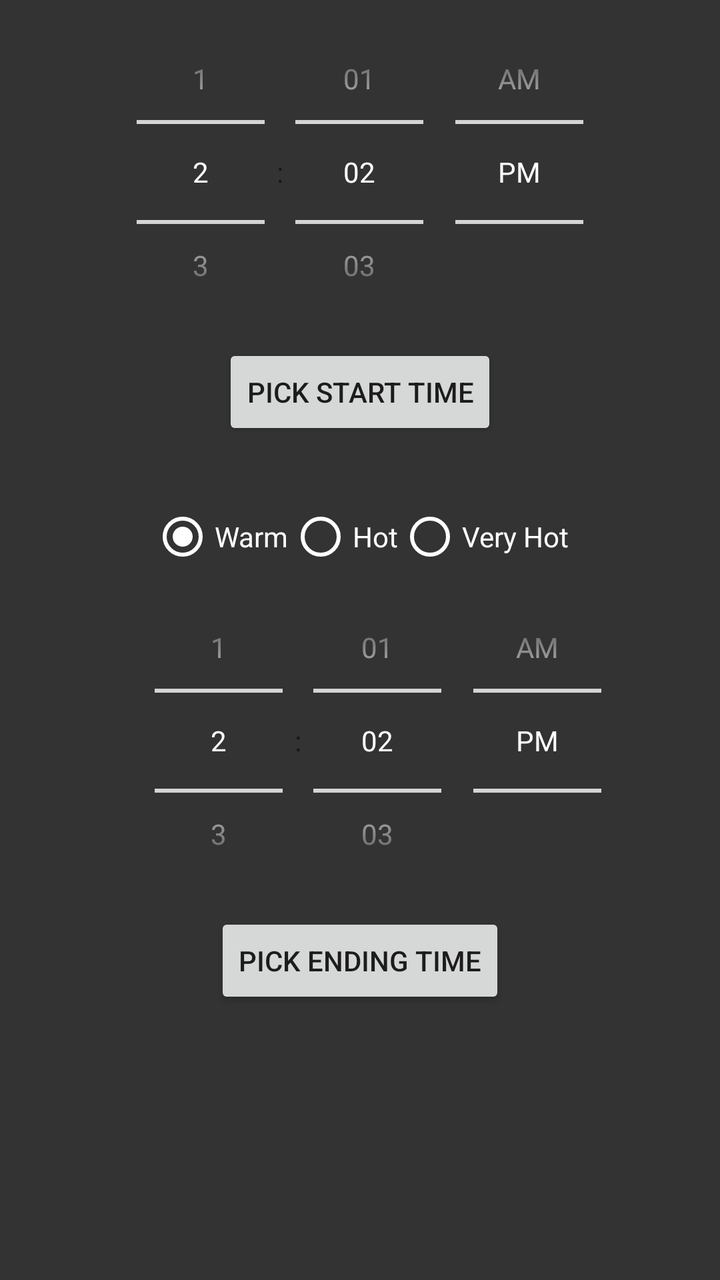
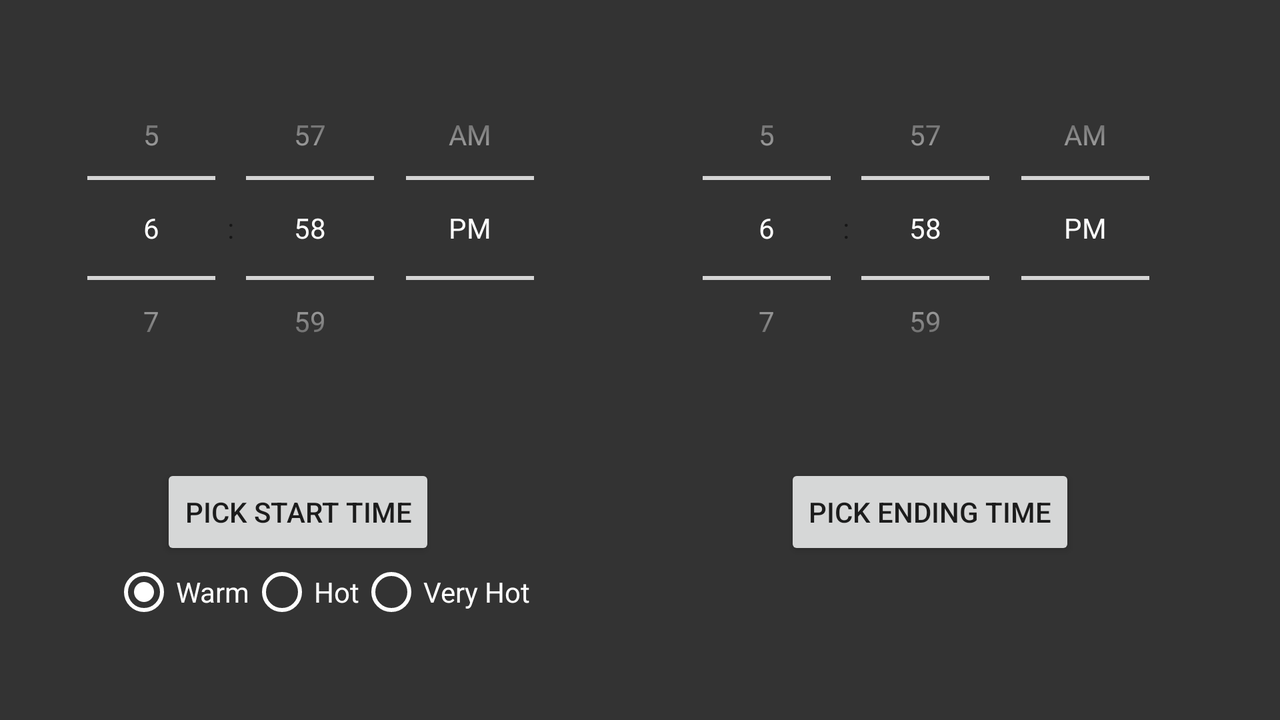

First picture: res/layout/ on a phone held upright. Second picture: the repository's own variant of that layout, on a device whose configuration matches the variant's folder. Source for both follows.
<!-- AndroidManifest.xml: application theme AppTheme -->
<!-- res/layout/activity_time.xml -->
<?xml version="1.0" encoding="utf-8"?>
<androidx.constraintlayout.widget.ConstraintLayout xmlns:android="http://schemas.android.com/apk/res/android"
    xmlns:app="http://schemas.android.com/apk/res-auto"
    xmlns:tools="http://schemas.android.com/tools"
    android:layout_width="match_parent"
    android:layout_height="match_parent"
    android:background="@color/dgrey"
    tools:context=".TimeActivity">

    <RadioGroup
        android:id="@+id/RGmode"
        android:layout_width="wrap_content"
        android:layout_height="wrap_content"
        android:orientation="horizontal"
        app:layout_constraintBottom_toTopOf="@+id/btnTime"
        app:layout_constraintEnd_toEndOf="parent"
        app:layout_constraintStart_toStartOf="parent"
        app:layout_constraintTop_toBottomOf="@+id/textView">

        <RadioButton
            android:id="@+id/rdbtnwarm"
            android:layout_width="wrap_content"
            android:layout_height="wrap_content"
            android:checked="true"
            android:buttonTint="@color/white"
            android:text="Warm"
            android:textColor="@color/white" />

        <RadioButton
            android:id="@+id/rdbtnhot"
            android:layout_width="wrap_content"
            android:layout_height="wrap_content"
            android:buttonTint="@color/white"
            android:text="Hot"
            android:textColor="@color/white" />

        <RadioButton
            android:id="@+id/rdbtnvhot"
            android:layout_width="wrap_content"
            android:layout_height="wrap_content"
            android:buttonTint="@color/white"
            android:text="Very Hot"
            android:textColor="@color/white" />

    </RadioGroup>

    <TimePicker
        android:id="@+id/timePicker1"
        android:layout_width="263dp"
        android:layout_height="172dp"
        android:theme="@style/DialogTheme"
        android:timePickerMode="spinner"
        app:layout_constraintEnd_toEndOf="parent"
        app:layout_constraintHorizontal_bias="0.594"
        app:layout_constraintStart_toStartOf="parent"
        app:layout_constraintTop_toBottomOf="@+id/RGmode" />

    <Button
        android:id="@+id/button1"
        android:layout_width="wrap_content"
        android:layout_height="wrap_content"
        android:layout_below="@+id/timePicker"
        android:text="Pick Ending Time"
        app:layout_constraintEnd_toEndOf="parent"
        app:layout_constraintStart_toStartOf="parent"
        app:layout_constraintTop_toBottomOf="@+id/timePicker1" />

    <TimePicker
        android:id="@+id/timePicker"
        android:layout_width="263dp"
        android:layout_height="172dp"
        android:timePickerMode="spinner"
        android:theme="@style/DialogTheme"
        app:layout_constraintEnd_toEndOf="parent"
        app:layout_constraintStart_toStartOf="parent"
        app:layout_constraintTop_toTopOf="parent" />

    <Button
        android:id="@+id/button"
        android:layout_width="wrap_content"
        android:layout_height="wrap_content"
        android:layout_below="@+id/timePicker"
        android:text="Pick Start Time"
        app:layout_constraintEnd_toEndOf="parent"
        app:layout_constraintStart_toStartOf="parent"
        app:layout_constraintTop_toBottomOf="@+id/timePicker" />

    <TextView
        android:id="@+id/textView"
        android:layout_width="wrap_content"
        android:layout_height="wrap_content"
        android:layout_below="@+id/button"
        android:layout_marginTop="8dp"
        android:textColor="@color/white"
        android:textSize="18sp"
        android:textStyle="bold"
        app:layout_constraintEnd_toEndOf="parent"
        app:layout_constraintHorizontal_bias="0.282"
        app:layout_constraintStart_toStartOf="parent"
        app:layout_constraintTop_toBottomOf="@+id/button" />

    <TextView
        android:id="@+id/textView1"
        android:layout_width="wrap_content"
        android:layout_height="wrap_content"
        android:layout_below="@+id/button1"
        android:layout_marginTop="8dp"
        android:textColor="@color/white"
        android:textSize="18sp"
        android:textStyle="bold"
        app:layout_constraintEnd_toEndOf="parent"
        app:layout_constraintStart_toStartOf="parent"
        app:layout_constraintTop_toBottomOf="@+id/button1" />

    <TextView
        android:id="@+id/textView2"
        android:layout_width="wrap_content"
        android:layout_height="wrap_content"
        android:layout_marginStart="8dp"
        android:layout_marginLeft="8dp"
        android:layout_marginTop="8dp"
        android:textColor="@color/white"
        android:textSize="18sp"
        android:textStyle="bold"
        app:layout_constraintEnd_toEndOf="parent"
        app:layout_constraintHorizontal_bias="0.51"
        app:layout_constraintStart_toEndOf="@+id/textView"
        app:layout_constraintTop_toBottomOf="@+id/button" />

</androidx.constraintlayout.widget.ConstraintLayout>
<!-- resources referenced by this layout -->
<resources>
  <color name="dgrey">#333333</color>
  <color name="white">#FFFFFF</color>
  <style name="DialogTheme" parent="Theme.AppCompat.Light.Dialog">
  
          <item name="colorControlNormal">@color/white</item>
          <item name="android:textColorPrimary">@color/white</item>
  
      </style>
  <style name="AppTheme" parent="Theme.AppCompat.Light.NoActionBar">
          
          <item name="colorPrimary">@color/dgrey</item>
          <item name="colorPrimaryDark">@color/colorPrimaryDark</item>
          <item name="colorAccent">@color/colorAccent</item>
      </style>
  <color name="colorPrimaryDark">#303F9F</color>
  <color name="colorAccent">#D81B60</color>
</resources>
<!-- res/layout-land/activity_time.xml (the author's variant of the layout above) -->
<!-- drawn on the phone turned sideways -->
<?xml version="1.0" encoding="utf-8"?>
<androidx.constraintlayout.widget.ConstraintLayout xmlns:android="http://schemas.android.com/apk/res/android"
    xmlns:app="http://schemas.android.com/apk/res-auto"
    xmlns:tools="http://schemas.android.com/tools"
    android:layout_width="match_parent"
    android:layout_height="match_parent"
    android:background="@color/dgrey"
    tools:context=".TimeActivity">

    <RadioGroup
        android:id="@+id/RGmode"
        android:layout_width="215dp"
        android:layout_height="38dp"
        android:layout_marginStart="56dp"
        android:layout_marginLeft="56dp"
        android:orientation="horizontal"
        app:layout_constraintBottom_toTopOf="@+id/textView"
        app:layout_constraintStart_toStartOf="parent"
        app:layout_constraintTop_toBottomOf="@+id/button"
        app:layout_constraintVertical_bias="0.0">

        <RadioButton
            android:id="@+id/rdbtnwarm"
            android:layout_width="wrap_content"
            android:layout_height="wrap_content"
            android:buttonTint="@color/white"
            android:checked="true"
            android:text="Warm"
            android:textColor="@color/white" />

        <RadioButton
            android:id="@+id/rdbtnhot"
            android:layout_width="wrap_content"
            android:layout_height="wrap_content"
            android:buttonTint="@color/white"
            android:text="Hot"
            android:textColor="@color/white" />

        <RadioButton
            android:id="@+id/rdbtnvhot"
            android:layout_width="wrap_content"
            android:layout_height="wrap_content"
            android:buttonTint="@color/white"
            android:text="Very Hot"
            android:textColor="@color/white" />

    </RadioGroup>

    <TimePicker
        android:id="@+id/timePicker1"
        android:layout_width="263dp"
        android:layout_height="172dp"
        android:layout_marginTop="28dp"
        android:theme="@style/DialogTheme"
        android:timePickerMode="spinner"
        app:layout_constraintEnd_toEndOf="parent"
        app:layout_constraintHorizontal_bias="0.88"
        app:layout_constraintStart_toStartOf="parent"
        app:layout_constraintTop_toTopOf="parent" />

    <Button
        android:id="@+id/button1"
        android:layout_width="wrap_content"
        android:layout_height="wrap_content"
        android:layout_below="@+id/timePicker"
        android:layout_marginTop="32dp"
        android:text="Pick Ending Time"
        app:layout_constraintEnd_toEndOf="parent"
        app:layout_constraintHorizontal_bias="0.793"
        app:layout_constraintStart_toStartOf="parent"
        app:layout_constraintTop_toBottomOf="@+id/timePicker1" />

    <TimePicker
        android:id="@+id/timePicker"
        android:layout_width="263dp"
        android:layout_height="172dp"
        android:layout_marginTop="28dp"
        android:theme="@style/DialogTheme"
        android:timePickerMode="spinner"
        app:layout_constraintEnd_toEndOf="parent"
        app:layout_constraintHorizontal_bias="0.064"
        app:layout_constraintStart_toStartOf="parent"
        app:layout_constraintTop_toTopOf="parent" />

    <Button
        android:id="@+id/button"
        android:layout_width="wrap_content"
        android:layout_height="wrap_content"
        android:layout_below="@+id/timePicker"
        android:layout_marginTop="32dp"
        android:text="Pick Start Time"
        app:layout_constraintEnd_toEndOf="parent"
        app:layout_constraintHorizontal_bias="0.16"
        app:layout_constraintStart_toStartOf="parent"
        app:layout_constraintTop_toBottomOf="@+id/timePicker" />

    <TextView
        android:id="@+id/textView"
        android:layout_width="wrap_content"
        android:layout_height="wrap_content"
        android:layout_below="@+id/button"
        android:layout_marginTop="48dp"
        android:textColor="@color/white"
        android:textSize="18sp"
        android:textStyle="bold"
        app:layout_constraintEnd_toEndOf="parent"
        app:layout_constraintHorizontal_bias="0.222"
        app:layout_constraintStart_toStartOf="parent"
        app:layout_constraintTop_toBottomOf="@+id/button" />

    <TextView
        android:id="@+id/textView1"
        android:layout_width="wrap_content"
        android:layout_height="wrap_content"
        android:layout_below="@+id/button1"
        android:layout_marginTop="48dp"
        android:textColor="@color/white"
        android:textSize="18sp"
        android:textStyle="bold"
        app:layout_constraintEnd_toEndOf="parent"
        app:layout_constraintHorizontal_bias="0.737"
        app:layout_constraintStart_toStartOf="parent"
        app:layout_constraintTop_toBottomOf="@+id/button1" />

</androidx.constraintlayout.widget.ConstraintLayout>
